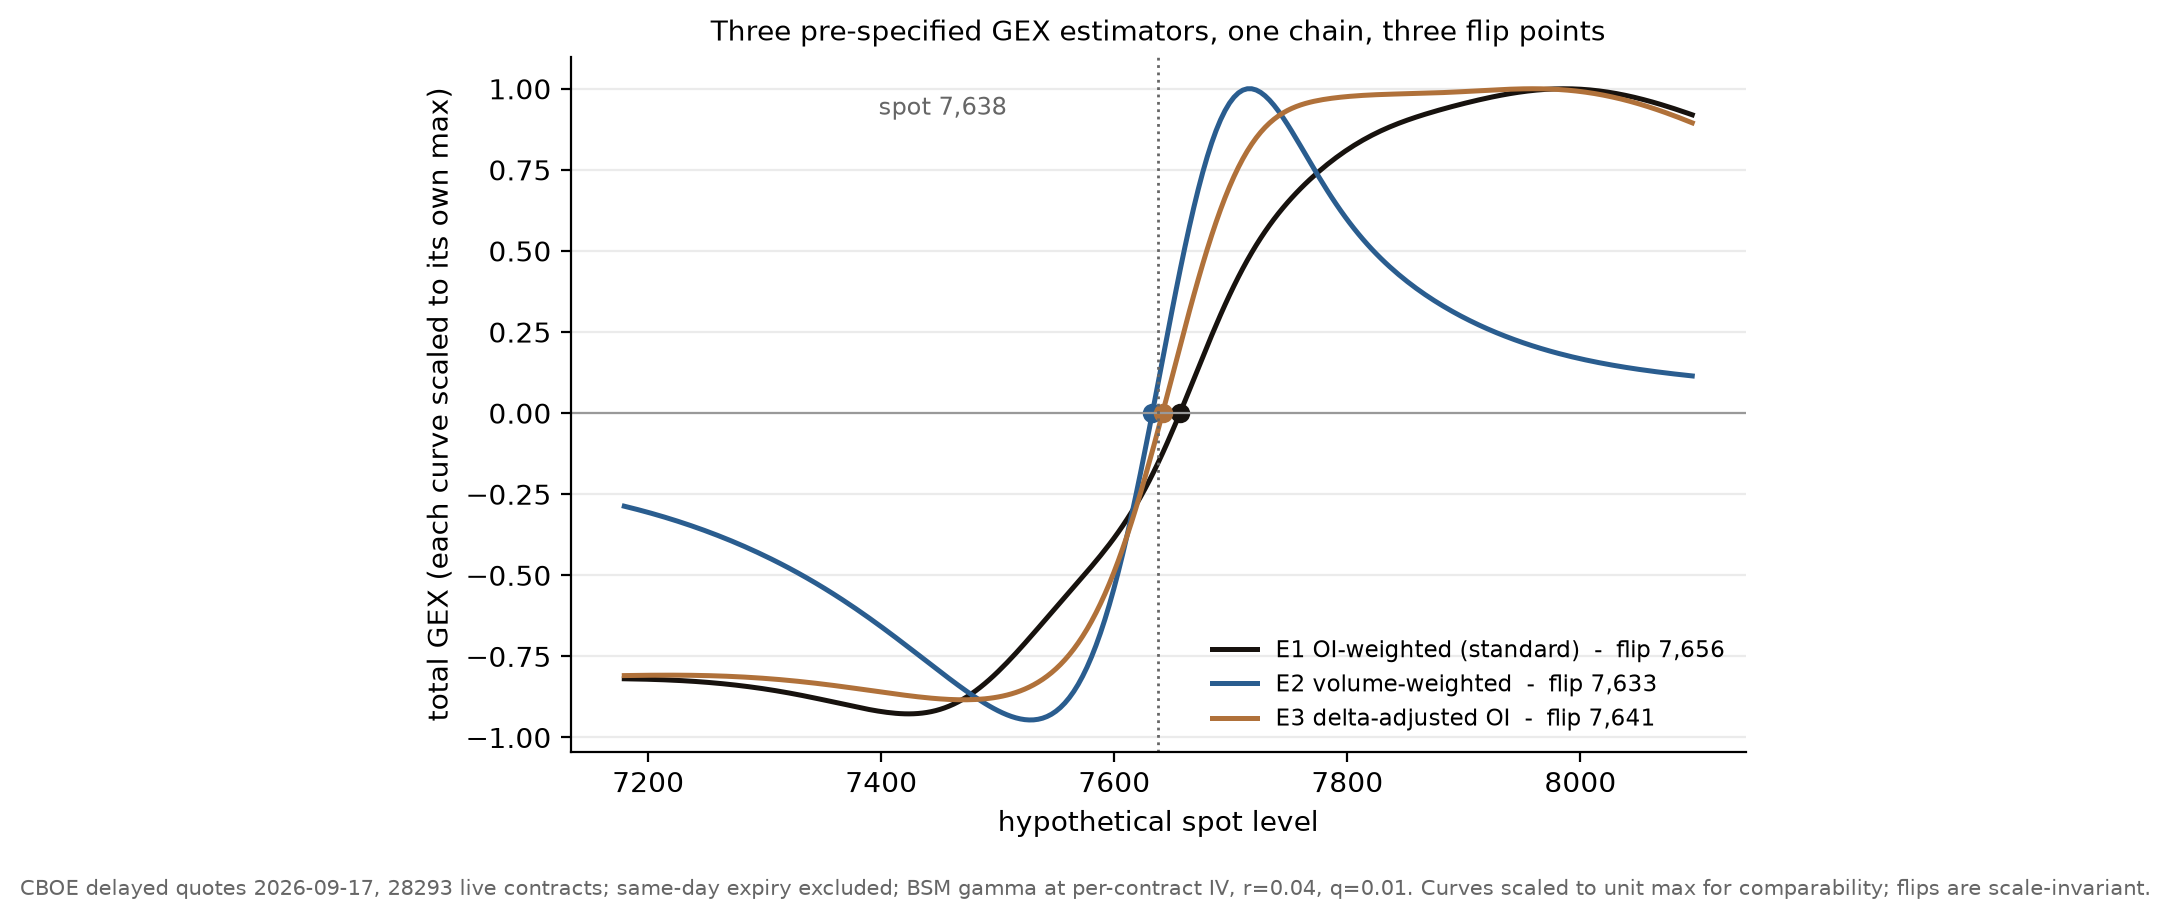

Write the Python code that produced this figure.
"""
Figure - one day, one option chain, three gamma-flip answers.

Same cached CBOE delayed SPX chain as fig_gex_profile.py (data/
spx_chain_snapshot.json). Three GEX estimators, all fully specified in
advance, differing ONLY in how dealer positioning is inferred from the
observable chain:

  E1  OI-weighted, standard signs      w_i = OI_i,          calls +, puts -
  E2  volume-weighted, standard signs  w_i = volume_i,      calls +, puts -
  E3  delta-adjusted OI                w_i = OI_i*(1-|d_i|), calls +, puts -
      (contracts are discounted the deeper in the money they are, because the
      canonical customer-flow stories - protective put buying, covered-call
      overwriting - live at and out of the money; |d_i| = CBOE delta at the
      snapshot. One transparent member of a family, not an endorsement.)

Additionally printed (no curve): E4, the "customers long everything"
convention (calls -, puts -, OI-weighted), under which aggregate dealer
gamma has no zero crossing at all.

Total GEX is re-evaluated on a spot grid via Black-Scholes gamma at each
contract's own IV (T fixed, r=0.04, q=0.01); the zero crossing of each curve
is that estimator's "gamma flip". Same-day (settled) expiry excluded.

Reproducible:
    python fig_gex_estimators.py     # numpy, matplotlib; stdlib json/math
"""
import os, json, re, math, socket, urllib.request, datetime as dt
import numpy as np
import matplotlib
matplotlib.use("Agg")
import matplotlib.pyplot as plt

HERE = os.path.dirname(os.path.abspath(__file__))
DATA = os.path.join(HERE, "data")
os.makedirs(DATA, exist_ok=True)
CACHE = os.path.join(DATA, "spx_chain_snapshot.json")
URL = "https://cdn.cboe.com/api/global/delayed_quotes/options/_SPX.json"
MULT = 100.0
R, Q = 0.04, 0.01


def load_chain():
    """Robust cached loader (ERRATA F1/F3): validate before writing, write
    atomically, and SKIP cleanly when the licensed snapshot is unavailable
    offline instead of poisoning the cache with a 0-byte file."""
    if os.path.exists(CACHE) and os.path.getsize(CACHE) > 0:
        try:
            with open(CACHE) as f:
                return json.load(f)
        except (ValueError, OSError):
            pass
    try:
        socket.setdefaulttimeout(60)
        req = urllib.request.Request(URL, headers={"User-Agent": "Mozilla/5.0"})
        raw = urllib.request.urlopen(req).read()
        obj = json.loads(raw)
        tmp = CACHE + ".part"
        with open(tmp, "wb") as f:
            f.write(raw)
        os.replace(tmp, CACHE)
        return obj
    except Exception as e:
        print("SKIPPED: needs the licensed CBOE option-chain snapshot "
              f"({os.path.basename(CACHE)}), not redistributed; offline fetch "
              f"failed ({type(e).__name__}). See ERRATA F.")
        raise SystemExit(0)


def norm_pdf(x):
    return np.exp(-0.5 * x * x) / math.sqrt(2.0 * math.pi)


def bs_gamma(S, K, T, sig):
    d1 = (np.log(S / K) + (R - Q + 0.5 * sig ** 2) * T) / (sig * np.sqrt(T))
    return np.exp(-Q * T) * norm_pdf(d1) / (S * sig * np.sqrt(T))


chain = load_chain()
d = chain["data"]
spot = float(d["current_price"])
snap = dt.date.fromisoformat(chain["timestamp"][:10])
pat = re.compile(r"^(SPXW?)(\d{6})([CP])(\d{8})$")
rows = []
for o in d["options"]:
    m = pat.match(o["option"])
    if not m:
        continue
    _, ymd, cp, k = m.groups()
    exp = dt.date(2000 + int(ymd[:2]), int(ymd[2:4]), int(ymd[4:6]))
    rows.append((float(k) / 1000.0, (exp - snap).days, 1.0 if cp == "C" else 0.0,
                 float(o["open_interest"]), float(o["volume"]),
                 float(o["iv"]), float(o["delta"])))
a = np.array(rows)
K, dte, iscall, oi, vol, iv, delta = (a[:, i] for i in range(7))
m = (dte >= 1) & (iv > 0.01)
K, T, iscall, oi, vol, iv, delta = (K[m], np.maximum(dte[m], 1.0) / 365.0,
                                    iscall[m], oi[m], vol[m], iv[m], delta[m])
sgn_std = np.where(iscall == 1.0, 1.0, -1.0)

ESTIMATORS = {
    "E1 OI-weighted (standard)":   (sgn_std, oi),
    "E2 volume-weighted":          (sgn_std, vol),
    "E3 delta-adjusted OI":        (sgn_std, oi * (1.0 - np.abs(delta))),
    "E4 customers-long-everything": (-np.ones_like(sgn_std), oi),
}

grid = np.linspace(spot * 0.94, spot * 1.06, 241)


def curve(sgn, w):
    return np.array([(sgn * bs_gamma(S, K, T, iv) * w * MULT * S ** 2 * 0.01).sum()
                     for S in grid])


def zero_cross(y):
    for i in range(1, len(grid)):
        if y[i - 1] * y[i] < 0:
            return grid[i - 1] + (grid[i] - grid[i - 1]) * (y[i - 1] / (y[i - 1] - y[i]))
    return None


COLORS = ["#17120e", "#2a5d8f", "#b0713a"]
fig, ax = plt.subplots(figsize=(6.9, 4.4))
results = {}
for (name, (sgn, w)), c in zip(list(ESTIMATORS.items())[:3], COLORS):
    y = curve(sgn, w)
    f = zero_cross(y)
    results[name] = (f, y[np.argmin(np.abs(grid - spot))])
    scale = np.max(np.abs(y))
    ax.plot(grid, y / scale, "-", lw=1.8, color=c,
            label=f"{name}  -  flip {f:,.0f}" if f else f"{name}  -  no flip")
    if f is not None:
        ax.plot(f, 0, "o", ms=6, color=c)

# E4: printed only
sgn4, w4 = ESTIMATORS["E4 customers-long-everything"]
y4 = curve(sgn4, w4)
results["E4 customers-long-everything"] = (zero_cross(y4),
                                           y4[np.argmin(np.abs(grid - spot))])

ax.axhline(0, color="#999", lw=0.8)
ax.axvline(spot, color="#666", lw=1.0, ls=":")
ax.annotate(f"spot {spot:,.0f}", xy=(spot, 0.9), xytext=(spot - 240, 0.92),
            fontsize=8.5, color="#666")
ax.set_xlabel("hypothetical spot level")
ax.set_ylabel("total GEX (each curve scaled to its own max)")
ax.set_title("Three pre-specified GEX estimators, one chain, three flip points",
             fontsize=10.2)
ax.legend(fontsize=8.2, loc="lower right", frameon=False)
for s_ in ("top", "right"):
    ax.spines[s_].set_visible(False)
ax.grid(True, axis="y", alpha=0.25)
fig.text(0.5, -0.03,
         f"CBOE delayed quotes {snap}, {len(K)} live contracts; same-day expiry "
         f"excluded; BSM gamma at per-contract IV, r={R}, q={Q}. Curves scaled "
         f"to unit max for comparability; flips are scale-invariant.",
         ha="center", fontsize=7.6, color="#666")
plt.tight_layout()
OUT = os.path.join(HERE, "fig_gex_estimators.png")
fig.savefig(OUT, dpi=200, bbox_inches="tight")
print("wrote", OUT)
for name, (f, at_spot) in results.items():
    fs = f"{f:,.1f} ({(f/spot-1)*100:+.2f}% vs spot)" if f else "NO ZERO CROSSING in +/-6%"
    print(f"{name}: flip={fs}  GEX_at_spot={at_spot/1e9:+,.1f}bn/1%")
print(f"snapshot={snap} spot={spot:.2f}")
